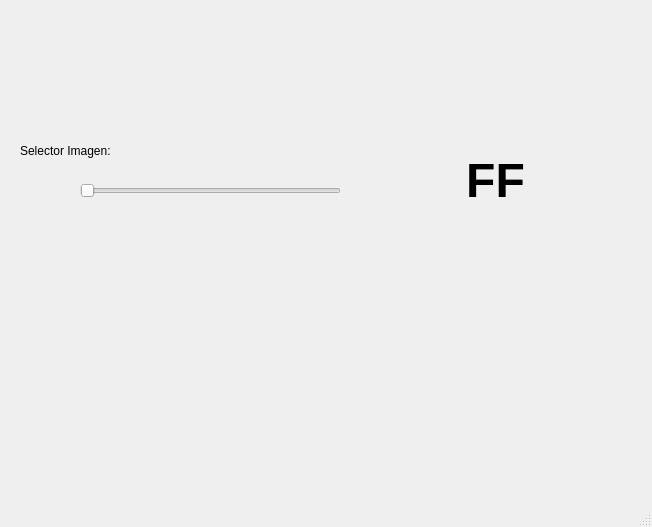
<?xml version="1.0" encoding="UTF-8"?>
<ui version="4.0">
 <class>MainWindow</class>
 <widget class="QMainWindow" name="MainWindow">
  <property name="geometry">
   <rect>
    <x>0</x>
    <y>0</y>
    <width>652</width>
    <height>527</height>
   </rect>
  </property>
  <property name="windowTitle">
   <string>MainWindow</string>
  </property>
  <property name="styleSheet">
   <string notr="true"/>
  </property>
  <widget class="QWidget" name="centralwidget">
   <widget class="QLabel" name="label_10">
    <property name="geometry">
     <rect>
      <x>520</x>
      <y>330</y>
      <width>131</width>
      <height>111</height>
     </rect>
    </property>
    <property name="styleSheet">
     <string notr="true"/>
    </property>
    <property name="text">
     <string/>
    </property>
    <property name="pixmap">
     <pixmap resource="recursos.qrc">:/AmongUs/amongBlanco.png</pixmap>
    </property>
    <property name="scaledContents">
     <bool>true</bool>
    </property>
   </widget>
   <widget class="QLabel" name="label_11">
    <property name="geometry">
     <rect>
      <x>20</x>
      <y>20</y>
      <width>621</width>
      <height>111</height>
     </rect>
    </property>
    <property name="styleSheet">
     <string notr="true"/>
    </property>
    <property name="text">
     <string/>
    </property>
    <property name="pixmap">
     <pixmap resource="recursos.qrc">:/Logos/uat.png</pixmap>
    </property>
    <property name="scaledContents">
     <bool>true</bool>
    </property>
   </widget>
   <widget class="QLabel" name="txt_valorA">
    <property name="geometry">
     <rect>
      <x>350</x>
      <y>160</y>
      <width>291</width>
      <height>41</height>
     </rect>
    </property>
    <property name="font">
     <font>
      <pointsize>36</pointsize>
      <weight>75</weight>
      <bold>true</bold>
     </font>
    </property>
    <property name="text">
     <string>FF</string>
    </property>
    <property name="alignment">
     <set>Qt::AlignCenter</set>
    </property>
   </widget>
   <widget class="QSlider" name="slider_img">
    <property name="geometry">
     <rect>
      <x>80</x>
      <y>170</y>
      <width>261</width>
      <height>41</height>
     </rect>
    </property>
    <property name="orientation">
     <enum>Qt::Horizontal</enum>
    </property>
   </widget>
   <widget class="QLabel" name="label_2">
    <property name="geometry">
     <rect>
      <x>20</x>
      <y>130</y>
      <width>161</width>
      <height>41</height>
     </rect>
    </property>
    <property name="text">
     <string>Selector Imagen:</string>
    </property>
   </widget>
   <widget class="QLabel" name="img">
    <property name="geometry">
     <rect>
      <x>140</x>
      <y>230</y>
      <width>151</width>
      <height>141</height>
     </rect>
    </property>
    <property name="styleSheet">
     <string notr="true"/>
    </property>
    <property name="text">
     <string/>
    </property>
    <property name="pixmap">
     <pixmap resource="recursos.qrc">:/Numeros/uno.png</pixmap>
    </property>
    <property name="scaledContents">
     <bool>true</bool>
    </property>
   </widget>
  </widget>
  <widget class="QMenuBar" name="menubar">
   <property name="geometry">
    <rect>
     <x>0</x>
     <y>0</y>
     <width>652</width>
     <height>24</height>
    </rect>
   </property>
  </widget>
  <widget class="QStatusBar" name="statusbar"/>
 </widget>
 <resources>
  <include location="recursos.qrc"/>
 </resources>
 <connections/>
</ui>
